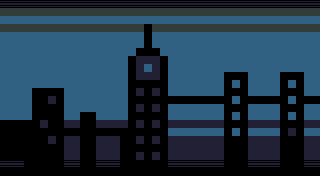

Tiled map render using the project's own tile images. Description and the whole map definition, tile-layer contents included, below:
An orthogonal 40x22 tile map with 8x8 px tiles, 1 tile layer (Tile Layer 1).

<map version="1.2" tiledversion="1.2.4" orientation="orthogonal" renderorder="right-down" width="40" height="22" tilewidth="8" tileheight="8" infinite="0" nextlayerid="2" nextobjectid="1">
 <tileset firstgid="1" source="tileset.tsx" />
 <layer id="1" name="Tile Layer 1" width="40" height="22">
  <data encoding="csv">
323,323,323,323,323,323,323,323,323,323,323,323,323,323,323,323,323,323,323,323,323,323,323,323,323,323,323,323,323,323,323,323,323,323,323,323,323,323,323,323,
324,324,324,324,324,324,324,324,324,324,324,324,324,324,324,324,324,324,324,324,324,324,324,324,324,324,324,324,324,324,324,324,324,324,324,324,324,324,324,324,
325,325,325,325,325,325,325,325,325,325,325,325,325,325,325,325,325,325,325,325,325,325,325,325,325,325,325,325,325,325,325,325,325,325,325,325,325,325,325,325,
324,324,324,324,324,324,324,324,324,324,324,324,324,324,324,324,324,324,321,324,324,324,324,324,324,324,324,324,324,324,324,324,324,324,324,324,324,324,324,324,
325,325,325,325,325,325,325,325,325,325,325,325,325,325,325,325,325,325,321,325,325,325,325,325,325,325,325,325,325,325,325,325,325,325,325,325,325,325,325,325,
325,325,325,325,325,325,325,325,325,325,325,325,325,325,325,325,325,325,321,325,325,325,325,325,325,325,325,325,325,325,325,325,325,325,325,325,325,325,325,325,
325,325,325,325,325,325,325,325,325,325,325,325,325,325,325,325,325,321,321,321,325,325,325,325,325,325,325,325,325,325,325,325,325,325,325,325,325,325,325,325,
325,325,325,325,325,325,325,325,325,325,325,325,325,325,325,325,321,322,322,322,321,325,325,325,325,325,325,325,325,325,325,325,325,325,325,325,325,325,325,325,
325,325,325,325,325,325,325,325,325,325,325,325,325,325,325,325,321,322,325,322,321,325,325,325,325,325,325,325,325,325,325,325,325,325,325,325,325,325,325,325,
325,325,325,325,325,325,325,325,325,325,325,325,325,325,325,325,321,322,322,322,321,325,325,325,325,325,325,325,321,321,321,325,325,325,325,321,321,321,325,325,
325,325,325,325,325,325,325,325,325,325,325,325,325,325,325,325,321,321,321,321,321,325,325,325,325,325,325,325,321,325,321,325,325,325,325,321,325,321,325,325,
325,325,325,325,321,321,321,321,325,325,325,325,325,325,325,325,321,322,321,322,321,325,325,325,325,325,325,325,321,321,321,325,325,325,325,321,321,321,325,325,
325,325,325,325,321,321,322,321,325,325,325,325,325,325,325,325,321,321,321,321,321,321,321,321,321,321,321,321,321,325,321,321,321,321,321,321,325,321,321,321,
325,325,325,325,321,321,321,321,325,325,325,325,325,325,325,325,321,322,321,322,321,325,325,325,325,325,325,325,321,321,321,325,325,325,325,321,321,321,325,325,
325,325,325,325,321,321,321,321,325,325,321,321,325,325,325,325,321,321,321,321,321,325,325,325,325,325,325,325,321,325,321,325,325,325,325,321,325,321,325,325,
321,321,321,321,321,322,321,321,322,322,321,321,322,322,322,322,321,322,321,322,321,322,322,322,322,322,322,322,321,321,321,322,322,322,322,321,321,321,322,322,
321,321,321,321,321,321,321,321,321,321,321,321,321,321,321,321,321,321,321,321,321,325,325,325,325,325,325,325,321,325,321,325,325,325,325,321,322,321,325,325,
321,321,321,321,321,321,322,321,322,322,321,321,322,322,322,321,321,322,321,322,321,322,322,322,322,322,322,322,321,321,321,322,322,322,322,321,321,321,322,322,
321,321,321,321,321,321,321,321,322,322,321,321,322,322,322,321,321,321,321,321,321,322,322,322,322,322,322,322,321,321,321,322,322,322,322,321,321,321,322,322,
321,321,321,321,321,321,321,321,322,322,321,321,322,322,322,321,321,322,321,322,321,322,322,322,322,322,322,322,321,321,321,322,322,322,322,321,321,321,322,322,
323,323,323,321,321,321,321,321,323,323,321,321,323,323,323,321,321,321,321,321,321,323,323,323,323,323,323,323,321,321,321,323,323,323,323,321,321,321,323,323,
321,321,321,321,321,321,321,321,321,321,321,321,321,321,321,321,321,321,321,321,321,321,321,321,321,321,321,321,321,321,321,321,321,321,321,321,321,321,321,321
</data>
 </layer>
</map>
